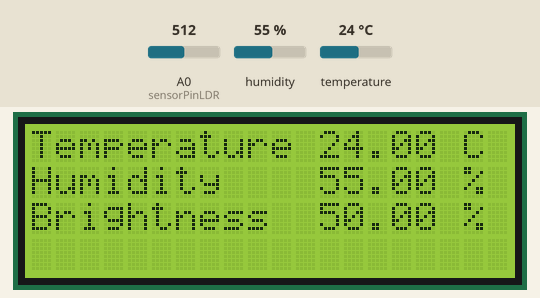
Simulated run of this sketch. Board: Arduino Uno, built with avr-gcc and run on an emulated ATmega328P. On the bench: 20×4 character LCD. Inputs (shaded band) come from the test bench; at power-on: A0 (sensorPinLDR) = 512, humidity 55 %, temperature 24 °C. What the sketch prints to the serial monitor is not drawn.

Above: at 1.3 s.
1.4 s: A0 (sensorPinLDR) set to 113
At 10.7 s:
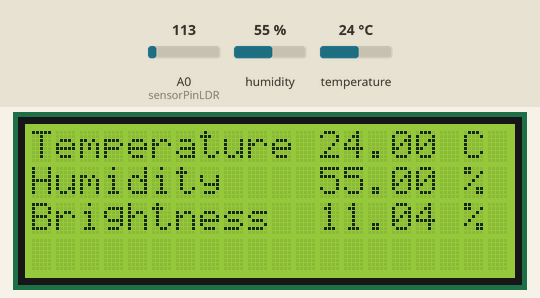
11.8 s: A0 (sensorPinLDR) set to 94
At 21.6 s:
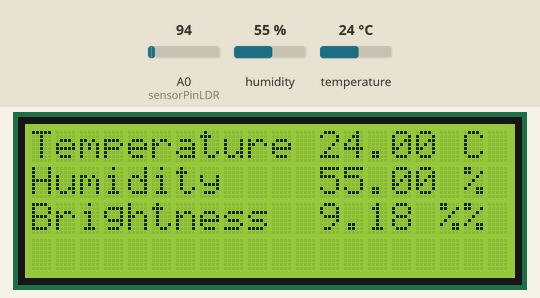
21.9 s: humidity set to 22 %
At 31.7 s:
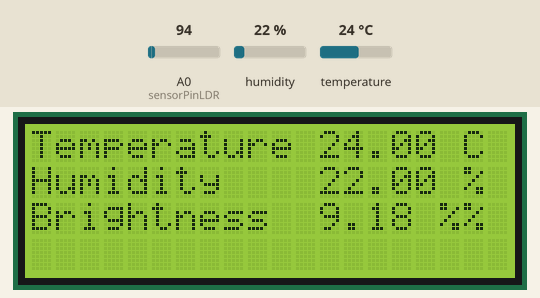
32.0 s: temperature set to 12 °C
At 41.7 s:
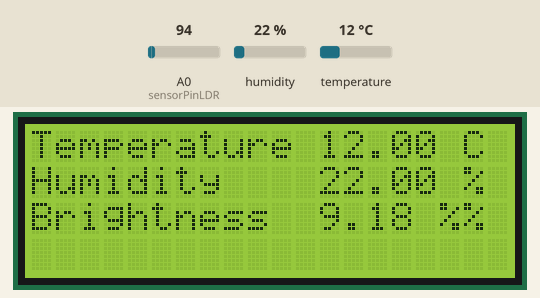
42.1 s: humidity set to 40 %
At 51.6 s:
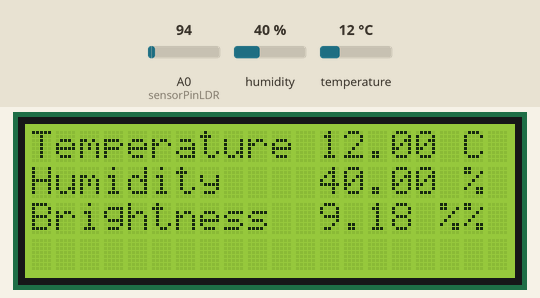
52.2 s: A0 (sensorPinLDR) set to 122
At 61.6 s:
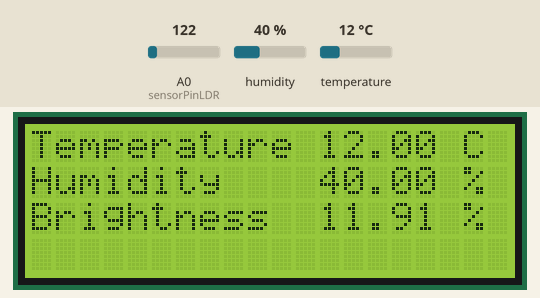
Timing chart, 0 to 63.1 s (numbered marks = the images above; inputs shaded):
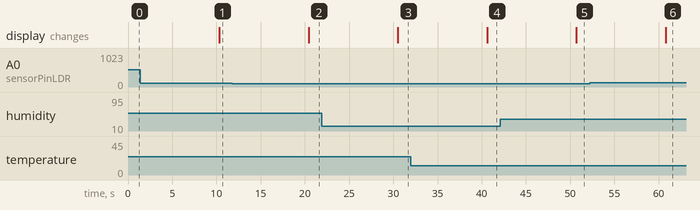

The sketch:

arduino-dht11-lcd2004-ldr.ino
```cpp
//Read temperature, humidity and brighness sensors

#include <dht.h>
#include <LiquidCrystal_I2C.h>

//LCD display is defined as device number 0x27 on the I2C bus
LiquidCrystal_I2C lcd(0x27, 20, 4);

//DHT11 is connected to pin 8
dht DHT;
#define sensorPinDHT11 8

//Light sensor is connected to analog 0
#define sensorPinLDR 0
int sensorDataLDR = 0;
float brightness = 0;

//Raspberry Pi is connected to Serial 0
#define serialPi Serial

void setup() {
  lcd.begin(20, 4); // Initializes the interface to the LCD screen, and specifies the dimensions (width and height) of the display
  lcd.init();
  lcd.backlight();
  serialPi.begin(9600);  //Arduino to serial monitor
}

void loop() {

  //Read DHT11 sensor data
  int sensorData = DHT.read11(sensorPinDHT11);
  float temperature = DHT.temperature;
  float humidity = DHT.humidity;

  sensorDataLDR = analogRead(sensorPinLDR);
  brightness = ((float)sensorDataLDR /  (float)1024) * 100.0;

  //Print temperature
  lcd.setCursor(0, 0);
  lcd.print("Temperature ");
  lcd.print(temperature);
  lcd.print(" C");

  //Print humidity
  lcd.setCursor(0, 1);
  lcd.print("Humidity    ");
  lcd.print(humidity);
  lcd.print(" %");

  //Print brightness level
  lcd.setCursor(0, 2);
  lcd.print("Brightness       ");
  lcd.setCursor(0, 2);
  lcd.print("Brightness  ");
  lcd.print(brightness);
  lcd.print(" %");

  //Send temperature, humidity, brightness data to Raspberry Pi
  serialPi.print("<");
  serialPi.print(temperature);
  serialPi.print(",");
  serialPi.print(humidity);
  serialPi.print(",");
  serialPi.print(brightness);
  serialPi.println(">");

  //Wait for 10 seconds
  delay(10000);
}
```

Measured:
- the behaviour switches between 103 and 102 on A0 (sensorPinLDR) (found by bisection; images 1 and 2)
- after the input at 1.4 s, the display: changes after 8.9 s (image 1)
- after the input at 11.8 s, the display: changes after 8.6 s (image 2)
- after the input at 21.9 s, the display: changes after 8.6 s (image 3)
- after the input at 32.0 s, the display: changes after 8.6 s (image 4)
- after the input at 42.1 s, the display: changes after 8.6 s (image 5)
- after the input at 52.2 s, the display: changes after 8.6 s (image 6)
